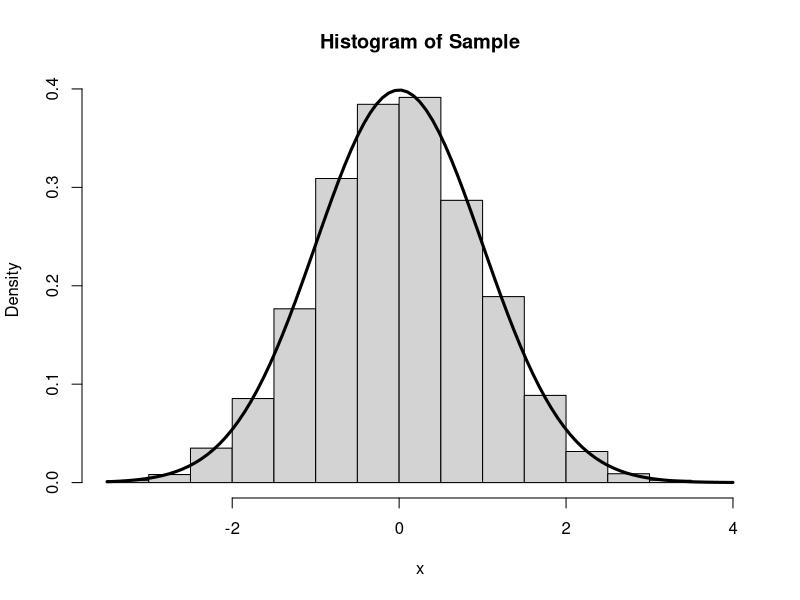
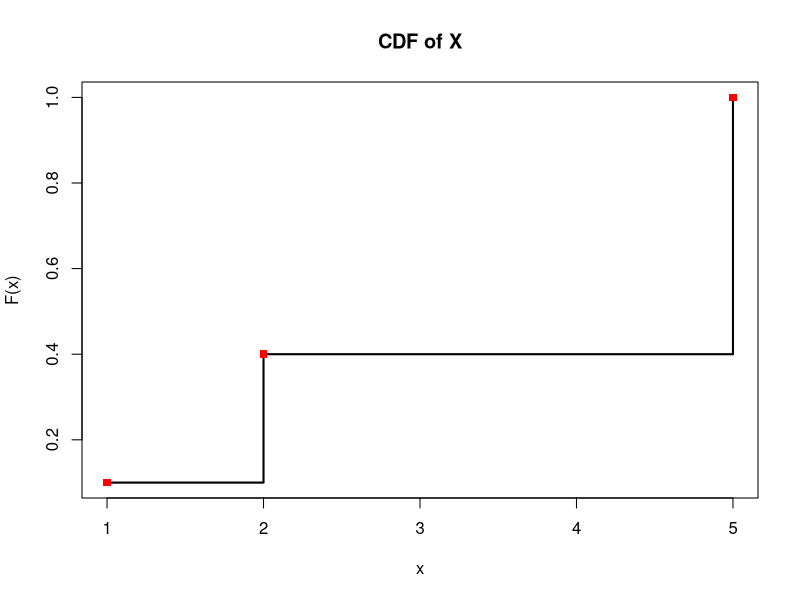
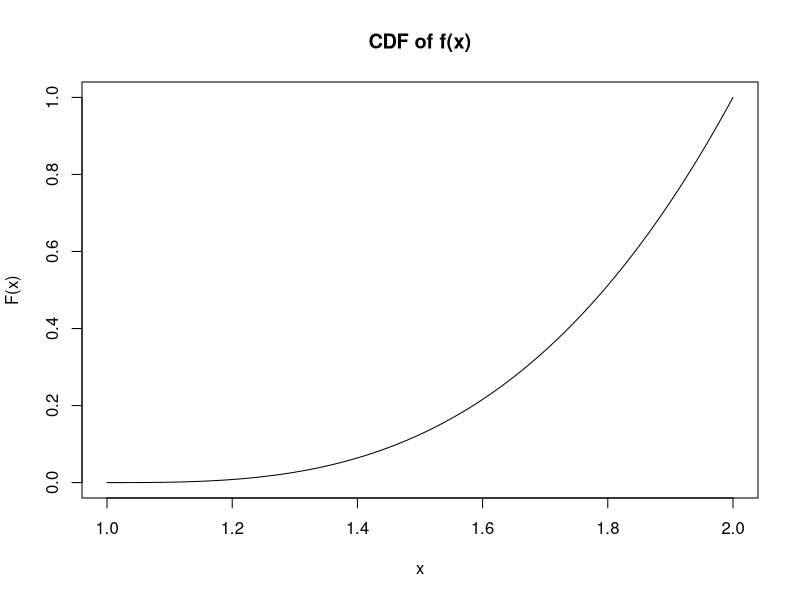

Recreate these plots in R, in order.
## ---- chunk 1
f = function(x) (1/sqrt(2*pi)) * exp(-x^2 / 2)
## ---- chunk 2
g = function(x) (1/pi) * (1 / (1 + x^2))
## ---- chunk 3
x_seq = seq(-10, 10, length.out = 10000)
ratio = f(x_seq) / g(x_seq)
c = max(ratio)
c
## ---- chunk 4
set.seed(123)
n = 10000
samples = numeric(0)

while(length(samples) < n) {
  x = rcauchy(1)
  u = runif(1)
  if (u <= f(x) / (c * g(x))) {
    samples = c(samples, x)
  }
}
## ---- chunk 5
hist(samples,  probability = TRUE,
     main = "Histogram of Sample", xlab = "x")
curve(dnorm(x), add = TRUE, lwd = 3)
## ---- chunk 6
set.seed(123)
f = function(x) dnorm(x)
g = function(x) dcauchy(x)
## ---- chunk 7
x = seq(-10, 10, length.out = 10000)
ratio = f(x) / g(x)
c = max(ratio)
c
## ---- chunk 8
n = 10000
samples = numeric(0)
cand = 0

while (length(samples) < n) {
  x = rcauchy(1)          
  u = runif(1)            
  cand = cand + 1
  if (u <= f(x) / (c * g(x))) {
    samples = c(samples, x)
  }
}

cat("Candidate draws is", cand, "\n")
cat("Theoretical expected is", n * c, "\n")
## ---- chunk 9
sample_mean = mean(samples)
sample_var  = var(samples)
cat("Sample mean is", sample_mean, "\n")
cat("Sample variance is", sample_var, "\n")
## ---- chunk 10
x = c(1, 2, 5)
p = c(0.1, 0.3, 0.6)
## ---- chunk 11
cdf = F = c(p[1], p[1] + p[2], 1)
cdf
## ---- chunk 12
plot(x, cdf, type = "s", lwd = 2,
     xlab = "x", ylab = "F(x)", main = "CDF of X")
points(x, cdf, pch = 15, col = "red")
## ---- chunk 13
rand_var = runif(1)
X = x[which.max(rand_var <= cdf)]
cat("X =", X, "\n")
## ---- chunk 14
pdf = function(x) {
  3 * (x - 1)^2
}
## ---- chunk 15
cdf =  function(x) {
  3 * ((x - 1)^3) / 3  
}
## ---- chunk 16
curve(cdf(x), from = 1, to = 2,
      main = "CDF of f(x)",
      xlab = "x", ylab = "F(x)")
## ---- chunk 17
rand_var2 = runif(1)
X2 = 1 + rand_var2^(1/3)
cat("X =", X2, "\n")
